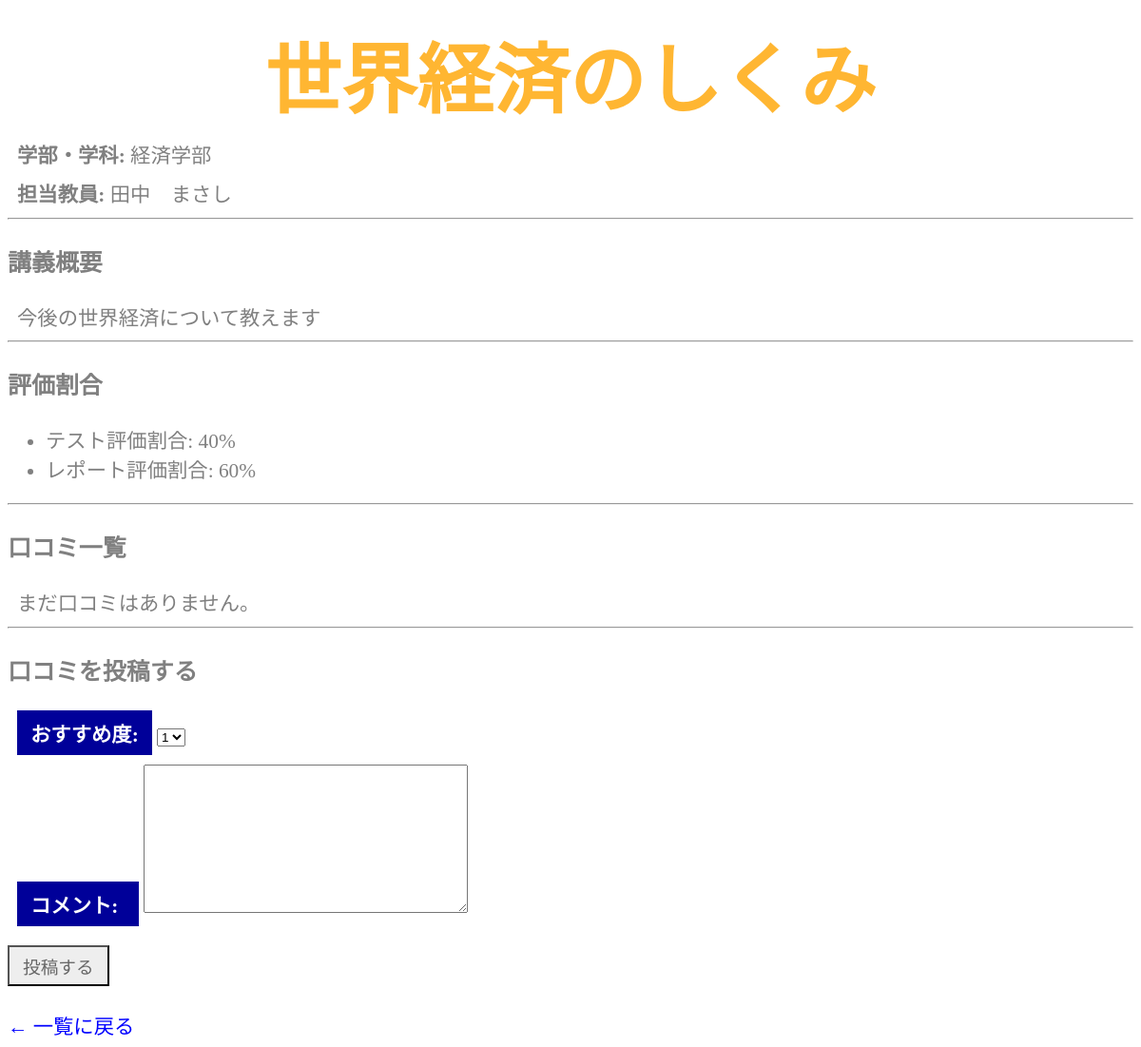
Before: /syllabus/detail/1/ with the older database file.
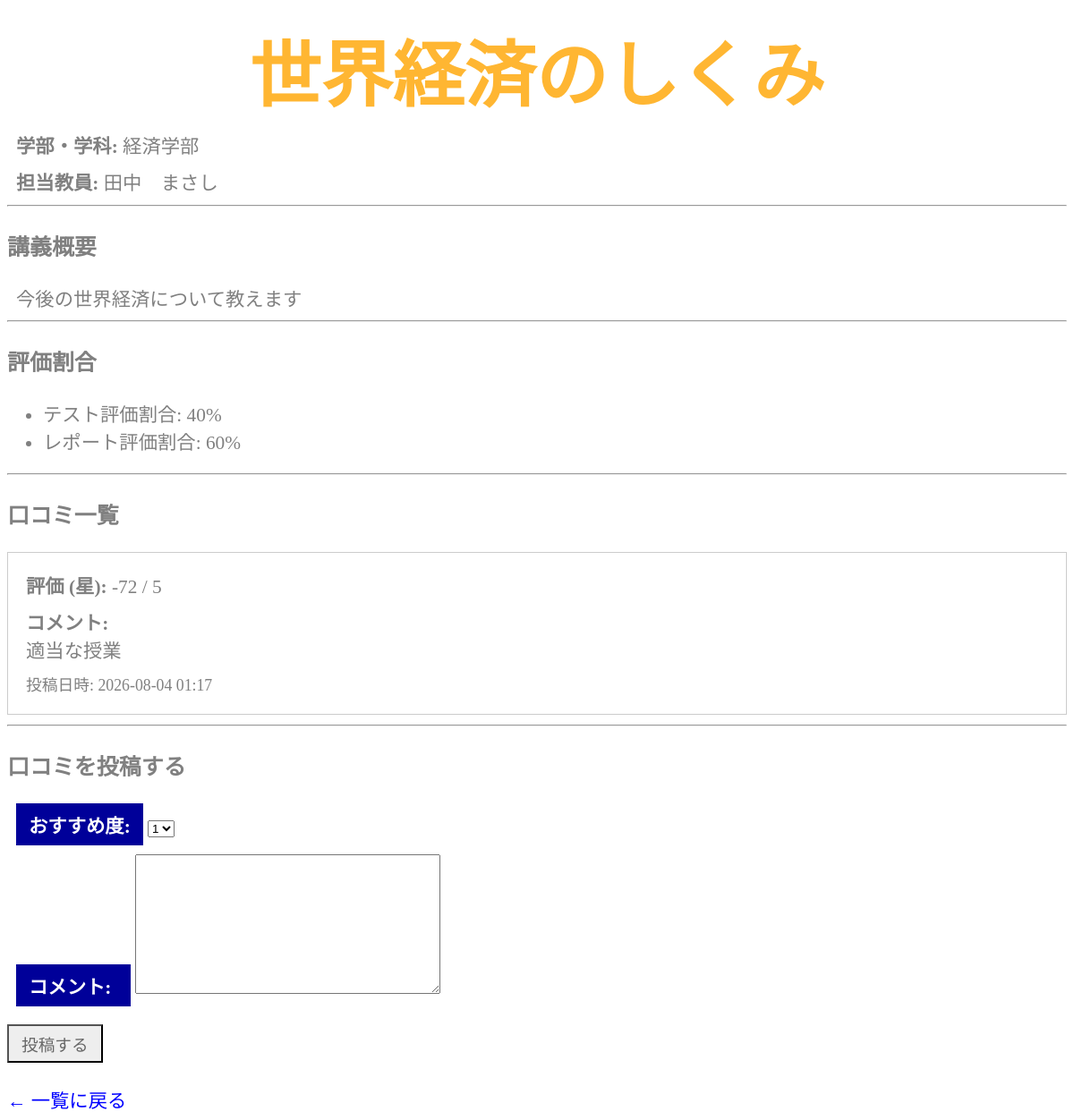
After: the same page with the newer database file.
### syllabus/models.py (models this page shows, shortened)
class Review(models.Model):
    course = models.ForeignKey(Course, on_delete=models.CASCADE)
    rating = models.IntegerField()
    comment = models.TextField()
    created_at = models.DateTimeField(auto_now_add=True)

### syllabus/views.py (the view)
# urls.py: path('detail/<int:id>/', views.detail, name='detail'),
def detail(request, id):
    course = get_object_or_404(Course, id=id)
    if request.method == 'POST':
        form = ReviewForm(request.POST)
        if form.is_valid():
            review = form.save(commit=False)
            review.course = course
            review.save()
            return redirect('syllabus:detail', id=course.id)
    else:
        form = ReviewForm()
    reviews = course.review_set.all().order_by('-created_at')
    context = {
        'title': '講義詳細（シラバス）',
        'course': course,
        'reviews': reviews,
        'form': form,
    }
    return render(request, 'syllabus/detail.html', context)

### syllabus/forms.py
class ReviewForm(forms.ModelForm):
    class Meta:
        model = Review
        fields = ['rating', 'comment']
        labels = {
            'rating': 'おすすめ度',
            'comment': 'コメント',
        }
        widgets = {
            'rating': forms.Select(choices=[(1, '1'), (2, '2'), (3, '3'), (4, '4'), (5, '5')])
        }

### syllabus/templates/syllabus/detail.html (shortened to what this page needs)
{% load static %}
<!doctype html>
<html lang="ja">
  <head>
    <link rel="stylesheet" type="text/css"
        href="{% static 'syllabus/css/style.css' %}" />
  </head>
  <body>
    <h1>{{ course.title }}</h1>
    <p><strong>学部・学科:</strong> {{ course.department.name }}</p>
    <p><strong>担当教員:</strong> {{ course.teacher }}</p>
    <hr>
    <h3>講義概要</h3>
    <p>{{ course.description|linebreaksbr }}</p>
    <hr>
    <h3>評価割合</h3>
    <ul>
      <li>テスト評価割合: {{ course.exam_ratio }}%</li>
      <li>レポート評価割合: {{ course.report_ratio }}%</li>
    </ul>
    <hr>
    <h3>口コミ一覧</h3>
    {% for review in reviews %}
      <div style="border: 1px solid #ccc; padding: 10px; margin-bottom: 10px;">
        <p><strong>評価 (星):</strong> {{ review.rating }} / 5</p>
        <p><strong>コメント:</strong><br>{{ review.comment|linebreaksbr }}</p>
        <p><small>投稿日時: {{ review.created_at|date:"Y-m-d H:i" }}</small></p>
      </div>
    {% empty %}
      <p>まだ口コミはありません。</p>
    {% endfor %}
    <hr>
    <h3>口コミを投稿する</h3>
    <form action="{% url 'syllabus:detail' course.id %}" method="post">
      {{ form.as_p }}
      <input type="submit" value="投稿する">
    </form>
    <br>
    <a href="{% url 'syllabus:index' %}">← 一覧に戻る</a>
  </body>
</html>

Changed rows visible on the page:
added Review: rating "-72", comment "適当な授業", created_at "2026-08-04 01:17"
Other visible differences:
text no longer shown: "まだ口コミはありません。"
